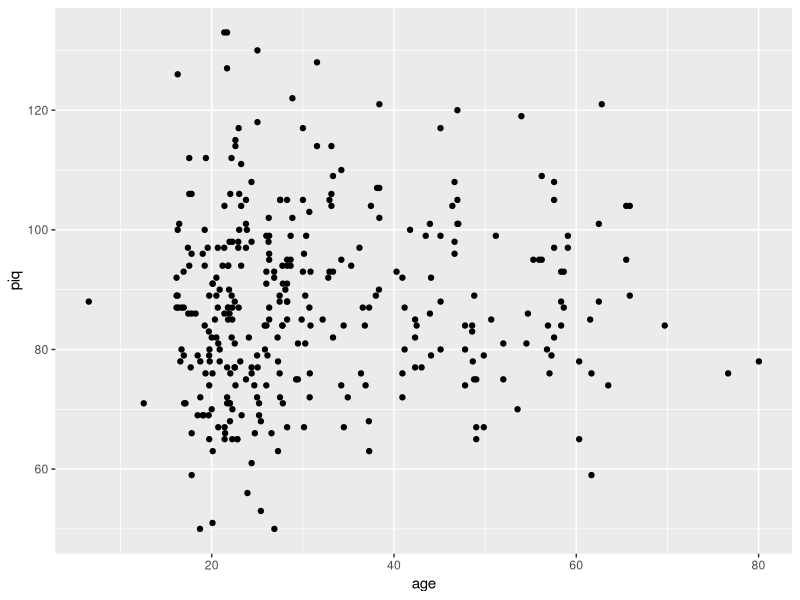
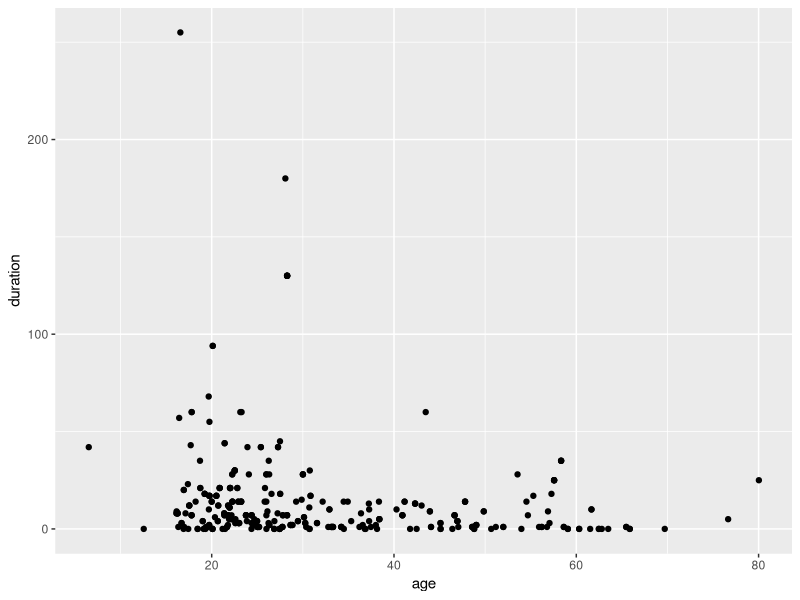
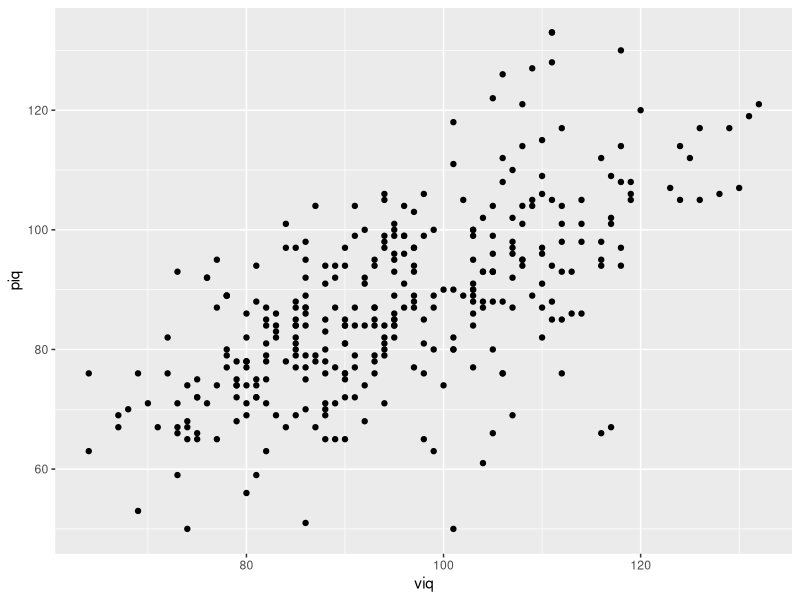

Write the R code that produced these figures, in order.
##############################################################################
## Worksheet 5: OLS 
##############################################################################
rm(list=ls())

## 0. libraries and data -----------------------------

## Load the data.table, ggplot2, and car libraries, load the dataset called "Wong", convert it to a data.table.
library(data.table)
library(ggplot2)
library(car)

data(Wong)
comas <- data.table(Wong)

## 1. Preliminary plots -----------------------------
# Make scatter plots of the following: age vs piq, age vs duration, 
# viq vs piq. 
# When I say "a vs b", I mean that "a" should be on the x axis. These plots do not need
# to be fully labeled. 
ggplot(data=comas, mapping = aes(x=age, y=piq)) +
  geom_point()
ggplot(data=comas, mapping = aes(x=age, y=duration)) +
  geom_point()
ggplot(data=comas, mapping = aes(x=viq, y=piq)) +
  geom_point()
## Which of the above relationships is the best candidate for bivariate
## regression? Why? 
# The third one.
## 2. Regression -----------------------------

## For the relationship you picked in part 1, run a bivariate regression. 
## The *outcome* variable should be the variable on the *y* axis of your plots 

## Run the 'summary' command on the regression output. Identify the coefficients 
## and their meanings. 

## ## Make a new column in your dataset with predicted [outcome variable] values.

## Take the scatter plot you made in part 1, and add a line plot showing the regression predictions.
## Fully label this plot. 




